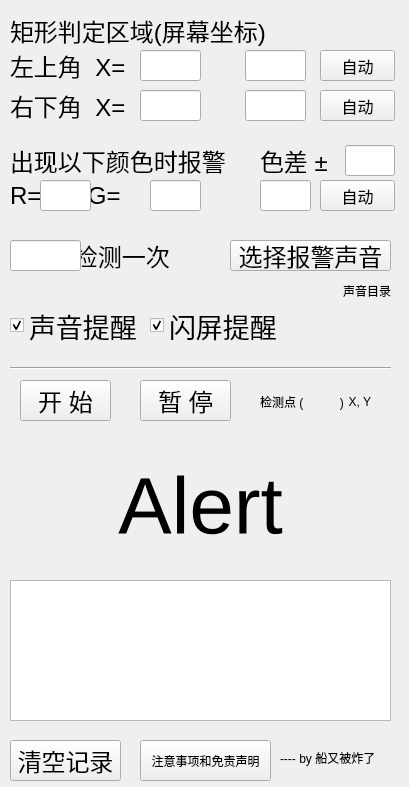
<?xml version="1.0" encoding="UTF-8"?>
<ui version="4.0">
 <class>Form</class>
 <widget class="QWidget" name="Form">
  <property name="geometry">
   <rect>
    <x>0</x>
    <y>0</y>
    <width>409</width>
    <height>787</height>
   </rect>
  </property>
  <property name="windowTitle">
   <string>E-Alert</string>
  </property>
  <widget class="QLabel" name="label">
   <property name="geometry">
    <rect>
     <x>10</x>
     <y>10</y>
     <width>271</width>
     <height>41</height>
    </rect>
   </property>
   <property name="font">
    <font>
     <pointsize>18</pointsize>
    </font>
   </property>
   <property name="text">
    <string>矩形判定区域(屏幕坐标)</string>
   </property>
  </widget>
  <widget class="Line" name="line">
   <property name="geometry">
    <rect>
     <x>10</x>
     <y>360</y>
     <width>381</width>
     <height>16</height>
    </rect>
   </property>
   <property name="orientation">
    <enum>Qt::Horizontal</enum>
   </property>
  </widget>
  <widget class="QLabel" name="label_2">
   <property name="geometry">
    <rect>
     <x>10</x>
     <y>50</y>
     <width>381</width>
     <height>31</height>
    </rect>
   </property>
   <property name="font">
    <font>
     <pointsize>18</pointsize>
    </font>
   </property>
   <property name="text">
    <string>左上角  X=       Y=</string>
   </property>
  </widget>
  <widget class="QLineEdit" name="leX1">
   <property name="geometry">
    <rect>
     <x>140</x>
     <y>50</y>
     <width>61</width>
     <height>31</height>
    </rect>
   </property>
   <property name="font">
    <font>
     <pointsize>18</pointsize>
    </font>
   </property>
  </widget>
  <widget class="QLineEdit" name="leY1">
   <property name="geometry">
    <rect>
     <x>245</x>
     <y>50</y>
     <width>61</width>
     <height>31</height>
    </rect>
   </property>
   <property name="font">
    <font>
     <pointsize>18</pointsize>
    </font>
   </property>
  </widget>
  <widget class="QLabel" name="label_3">
   <property name="geometry">
    <rect>
     <x>10</x>
     <y>90</y>
     <width>381</width>
     <height>31</height>
    </rect>
   </property>
   <property name="font">
    <font>
     <pointsize>18</pointsize>
    </font>
   </property>
   <property name="text">
    <string>右下角  X=       Y=</string>
   </property>
  </widget>
  <widget class="QLineEdit" name="leY2">
   <property name="geometry">
    <rect>
     <x>245</x>
     <y>90</y>
     <width>61</width>
     <height>31</height>
    </rect>
   </property>
   <property name="font">
    <font>
     <pointsize>18</pointsize>
    </font>
   </property>
  </widget>
  <widget class="QLineEdit" name="leX2">
   <property name="geometry">
    <rect>
     <x>140</x>
     <y>90</y>
     <width>61</width>
     <height>31</height>
    </rect>
   </property>
   <property name="font">
    <font>
     <pointsize>18</pointsize>
    </font>
   </property>
  </widget>
  <widget class="QLabel" name="label_4">
   <property name="geometry">
    <rect>
     <x>10</x>
     <y>140</y>
     <width>221</width>
     <height>41</height>
    </rect>
   </property>
   <property name="font">
    <font>
     <pointsize>18</pointsize>
    </font>
   </property>
   <property name="text">
    <string>出现以下颜色时报警</string>
   </property>
  </widget>
  <widget class="QLabel" name="label_5">
   <property name="geometry">
    <rect>
     <x>10</x>
     <y>180</y>
     <width>371</width>
     <height>31</height>
    </rect>
   </property>
   <property name="font">
    <font>
     <pointsize>18</pointsize>
    </font>
   </property>
   <property name="text">
    <string>R=       G=       B=</string>
   </property>
  </widget>
  <widget class="QLineEdit" name="leR">
   <property name="geometry">
    <rect>
     <x>40</x>
     <y>180</y>
     <width>51</width>
     <height>31</height>
    </rect>
   </property>
   <property name="font">
    <font>
     <pointsize>18</pointsize>
    </font>
   </property>
  </widget>
  <widget class="QLineEdit" name="leG">
   <property name="geometry">
    <rect>
     <x>150</x>
     <y>180</y>
     <width>51</width>
     <height>31</height>
    </rect>
   </property>
   <property name="font">
    <font>
     <pointsize>18</pointsize>
    </font>
   </property>
  </widget>
  <widget class="QLineEdit" name="leB">
   <property name="geometry">
    <rect>
     <x>260</x>
     <y>180</y>
     <width>51</width>
     <height>31</height>
    </rect>
   </property>
   <property name="font">
    <font>
     <pointsize>18</pointsize>
    </font>
   </property>
  </widget>
  <widget class="QLabel" name="label_6">
   <property name="geometry">
    <rect>
     <x>10</x>
     <y>240</y>
     <width>371</width>
     <height>31</height>
    </rect>
   </property>
   <property name="font">
    <font>
     <pointsize>18</pointsize>
    </font>
   </property>
   <property name="text">
    <string>      秒检测一次</string>
   </property>
  </widget>
  <widget class="QLineEdit" name="leInterval">
   <property name="geometry">
    <rect>
     <x>10</x>
     <y>240</y>
     <width>71</width>
     <height>31</height>
    </rect>
   </property>
   <property name="font">
    <font>
     <pointsize>18</pointsize>
    </font>
   </property>
   <property name="alignment">
    <set>Qt::AlignRight|Qt::AlignTrailing|Qt::AlignVCenter</set>
   </property>
  </widget>
  <widget class="QPushButton" name="btnChooseAlert">
   <property name="geometry">
    <rect>
     <x>230</x>
     <y>240</y>
     <width>161</width>
     <height>31</height>
    </rect>
   </property>
   <property name="font">
    <font>
     <pointsize>18</pointsize>
    </font>
   </property>
   <property name="text">
    <string>选择报警声音</string>
   </property>
  </widget>
  <widget class="QLabel" name="labelAlertDir">
   <property name="geometry">
    <rect>
     <x>10</x>
     <y>280</y>
     <width>381</width>
     <height>21</height>
    </rect>
   </property>
   <property name="font">
    <font>
     <pointsize>9</pointsize>
    </font>
   </property>
   <property name="text">
    <string>声音目录</string>
   </property>
   <property name="alignment">
    <set>Qt::AlignRight|Qt::AlignTrailing|Qt::AlignVCenter</set>
   </property>
  </widget>
  <widget class="QPushButton" name="btnStart">
   <property name="geometry">
    <rect>
     <x>20</x>
     <y>380</y>
     <width>91</width>
     <height>41</height>
    </rect>
   </property>
   <property name="font">
    <font>
     <pointsize>18</pointsize>
    </font>
   </property>
   <property name="text">
    <string>开 始</string>
   </property>
  </widget>
  <widget class="QPushButton" name="btnStop">
   <property name="geometry">
    <rect>
     <x>140</x>
     <y>380</y>
     <width>91</width>
     <height>41</height>
    </rect>
   </property>
   <property name="font">
    <font>
     <pointsize>18</pointsize>
    </font>
   </property>
   <property name="text">
    <string>暂 停</string>
   </property>
  </widget>
  <widget class="QLabel" name="labelFlash">
   <property name="geometry">
    <rect>
     <x>10</x>
     <y>450</y>
     <width>381</width>
     <height>111</height>
    </rect>
   </property>
   <property name="font">
    <font>
     <pointsize>60</pointsize>
    </font>
   </property>
   <property name="text">
    <string>Alert</string>
   </property>
   <property name="alignment">
    <set>Qt::AlignCenter</set>
   </property>
  </widget>
  <widget class="QLabel" name="label_9">
   <property name="geometry">
    <rect>
     <x>280</x>
     <y>750</y>
     <width>151</width>
     <height>16</height>
    </rect>
   </property>
   <property name="text">
    <string>---- by 船又被炸了</string>
   </property>
  </widget>
  <widget class="QPushButton" name="btnNote">
   <property name="geometry">
    <rect>
     <x>140</x>
     <y>740</y>
     <width>131</width>
     <height>41</height>
    </rect>
   </property>
   <property name="text">
    <string>注意事项和免责声明</string>
   </property>
  </widget>
  <widget class="QCheckBox" name="cbSound">
   <property name="geometry">
    <rect>
     <x>10</x>
     <y>310</y>
     <width>131</width>
     <height>31</height>
    </rect>
   </property>
   <property name="font">
    <font>
     <pointsize>20</pointsize>
    </font>
   </property>
   <property name="text">
    <string>声音提醒</string>
   </property>
   <property name="checked">
    <bool>true</bool>
   </property>
  </widget>
  <widget class="QCheckBox" name="cbFlash">
   <property name="geometry">
    <rect>
     <x>150</x>
     <y>310</y>
     <width>131</width>
     <height>31</height>
    </rect>
   </property>
   <property name="font">
    <font>
     <pointsize>20</pointsize>
    </font>
   </property>
   <property name="text">
    <string>闪屏提醒</string>
   </property>
   <property name="checked">
    <bool>true</bool>
   </property>
  </widget>
  <widget class="QTextEdit" name="teRecorder">
   <property name="geometry">
    <rect>
     <x>10</x>
     <y>580</y>
     <width>381</width>
     <height>141</height>
    </rect>
   </property>
   <property name="font">
    <font>
     <pointsize>14</pointsize>
    </font>
   </property>
  </widget>
  <widget class="QPushButton" name="btnClear">
   <property name="geometry">
    <rect>
     <x>10</x>
     <y>740</y>
     <width>111</width>
     <height>41</height>
    </rect>
   </property>
   <property name="font">
    <font>
     <pointsize>18</pointsize>
    </font>
   </property>
   <property name="text">
    <string>清空记录</string>
   </property>
  </widget>
  <widget class="QPushButton" name="btnAuto1">
   <property name="geometry">
    <rect>
     <x>320</x>
     <y>50</y>
     <width>75</width>
     <height>31</height>
    </rect>
   </property>
   <property name="font">
    <font>
     <pointsize>12</pointsize>
    </font>
   </property>
   <property name="text">
    <string>自动</string>
   </property>
  </widget>
  <widget class="QPushButton" name="btnAuto2">
   <property name="geometry">
    <rect>
     <x>320</x>
     <y>90</y>
     <width>75</width>
     <height>31</height>
    </rect>
   </property>
   <property name="font">
    <font>
     <pointsize>12</pointsize>
    </font>
   </property>
   <property name="text">
    <string>自动</string>
   </property>
  </widget>
  <widget class="QPushButton" name="btnAutoColor">
   <property name="geometry">
    <rect>
     <x>320</x>
     <y>180</y>
     <width>75</width>
     <height>31</height>
    </rect>
   </property>
   <property name="font">
    <font>
     <pointsize>12</pointsize>
    </font>
   </property>
   <property name="text">
    <string>自动</string>
   </property>
  </widget>
  <widget class="QLabel" name="label_7">
   <property name="geometry">
    <rect>
     <x>260</x>
     <y>392</y>
     <width>131</width>
     <height>20</height>
    </rect>
   </property>
   <property name="text">
    <string>检测点 (           )</string>
   </property>
  </widget>
  <widget class="QLabel" name="labelDisplayPos">
   <property name="geometry">
    <rect>
     <x>290</x>
     <y>392</y>
     <width>81</width>
     <height>20</height>
    </rect>
   </property>
   <property name="text">
    <string>X, Y</string>
   </property>
   <property name="alignment">
    <set>Qt::AlignRight|Qt::AlignTrailing|Qt::AlignVCenter</set>
   </property>
  </widget>
  <widget class="QLabel" name="label_8">
   <property name="geometry">
    <rect>
     <x>260</x>
     <y>140</y>
     <width>101</width>
     <height>41</height>
    </rect>
   </property>
   <property name="font">
    <font>
     <pointsize>18</pointsize>
    </font>
   </property>
   <property name="text">
    <string>色差 ±</string>
   </property>
  </widget>
  <widget class="QLineEdit" name="leColorOffset">
   <property name="geometry">
    <rect>
     <x>345</x>
     <y>145</y>
     <width>50</width>
     <height>31</height>
    </rect>
   </property>
   <property name="font">
    <font>
     <pointsize>18</pointsize>
    </font>
   </property>
  </widget>
 </widget>
 <resources/>
 <connections/>
</ui>
